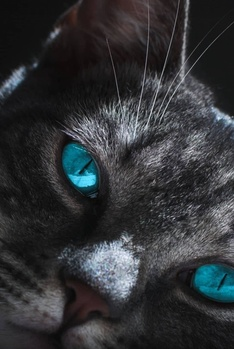
#> input picture datasets/photo.jpg, 234 x 349 px, shrunk from 1055 x 1569 before the run, found by its file name
$ python image_enhancement.py
#> lines starting #> are read from the running program, lines starting #| are printed output that depends on the picture
import cv2
import numpy as np
import matplotlib.pyplot as plt
from PIL import Image, ImageEnhance
import os


# --------------------------------------------------
# 1. Create output folder
# --------------------------------------------------

os.makedirs("output", exist_ok=True)


# --------------------------------------------------
# 2. Read the input image
# --------------------------------------------------

input_path = "photo.jpg"

image = cv2.imread(input_path)
#> image is the input picture: shape (349, 234, 3); mean B, G, R 54, 51.3, 49

if image is None:
    print("Error: Image not found.")
    print("Please check the path:", input_path)
    exit()

print("Image loaded successfully.")


# --------------------------------------------------
# 3. Convert BGR to RGB
# --------------------------------------------------

rgb_image = cv2.cvtColor(image, cv2.COLOR_BGR2RGB)


# --------------------------------------------------
# 4. Convert image to grayscale
# --------------------------------------------------

gray_image = cv2.cvtColor(image, cv2.COLOR_BGR2GRAY)
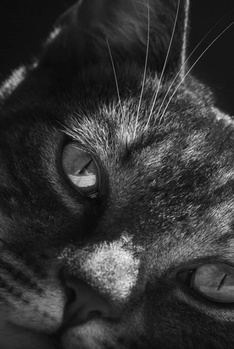
#> gray_image: shape (349, 234); min 5, max 242, mean 50.9

cv2.imwrite("output/grayscale.jpg", gray_image)

print("Grayscale image saved.")


# --------------------------------------------------
# 5. Brightness Enhancement
# --------------------------------------------------

pil_image = Image.open(input_path)

brightness_enhancer = ImageEnhance.Brightness(pil_image)

bright_image = brightness_enhancer.enhance(1.5)
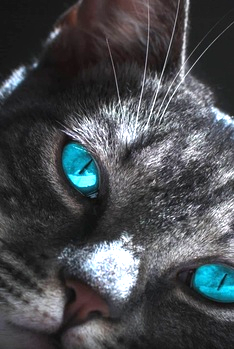
#> bright_image: PIL image 234x349 RGB; mean R, G, B 73, 76, 79.7

bright_image.save("output/brightness_enhanced.jpg")

print("Brightness enhanced image saved.")


# --------------------------------------------------
# 6. Contrast Enhancement
# --------------------------------------------------

contrast_enhancer = ImageEnhance.Contrast(pil_image)

contrast_image = contrast_enhancer.enhance(1.5)
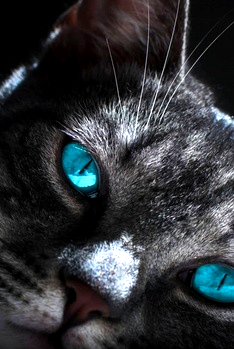
#> contrast_image: PIL image 234x349 RGB; mean R, G, B 48.4, 51.2, 55

contrast_image.save("output/contrast_enhanced.jpg")

print("Contrast enhanced image saved.")


# --------------------------------------------------
# 7. Sharpness Enhancement
# --------------------------------------------------

sharpness_enhancer = ImageEnhance.Sharpness(pil_image)

sharp_image = sharpness_enhancer.enhance(2.0)

sharp_image.save("output/sharpness_enhanced.jpg")

print("Sharpness enhanced image saved.")


# --------------------------------------------------
# 8. Histogram Equalization
# --------------------------------------------------

equalized_image = cv2.equalizeHist(gray_image)
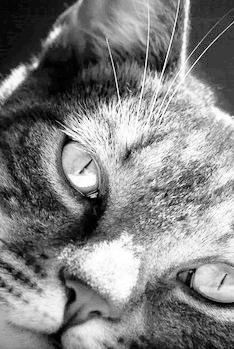
#> equalized_image: shape (349, 234); min 0, max 255, mean 129.2

cv2.imwrite(
    "output/histogram_equalized.jpg",
    equalized_image
)

print("Histogram equalized image saved.")


# --------------------------------------------------
# 9. CLAHE Enhancement
# --------------------------------------------------

clahe = cv2.createCLAHE(
    clipLimit=2.0,
    tileGridSize=(8, 8)
)

clahe_image = clahe.apply(gray_image)
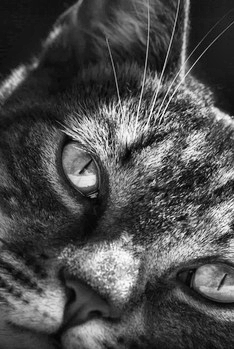
#> clahe_image: shape (349, 234); min 3, max 253, mean 77

cv2.imwrite(
    "output/clahe_enhanced.jpg",
    clahe_image
)

print("CLAHE enhanced image saved.")


# --------------------------------------------------
# 10. Sharpening using Kernel
# --------------------------------------------------

kernel = np.array([
    [0, -1, 0],
    [-1, 5, -1],
    [0, -1, 0]
])

sharpened = cv2.filter2D(
    image,
    -1,
    kernel
)
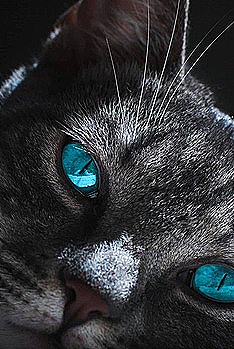
#> sharpened: shape (349, 234, 3); mean B, G, R 55.1, 52.8, 50.8

cv2.imwrite(
    "output/kernel_sharpened.jpg",
    sharpened
)

print("Kernel sharpened image saved.")


# --------------------------------------------------
# 11. Create Comparison Figure
# --------------------------------------------------

plt.figure(figsize=(15, 10))


# Original
plt.subplot(3, 3, 1)
plt.imshow(rgb_image)
plt.title("Original Image")
plt.axis("off")


# Grayscale
plt.subplot(3, 3, 2)
plt.imshow(gray_image, cmap="gray")
plt.title("Grayscale")
plt.axis("off")


# Brightness
plt.subplot(3, 3, 3)
plt.imshow(bright_image)
plt.title("Brightness Enhanced")
plt.axis("off")


# Contrast
plt.subplot(3, 3, 4)
plt.imshow(contrast_image)
plt.title("Contrast Enhanced")
plt.axis("off")


# Sharpness
plt.subplot(3, 3, 5)
plt.imshow(sharp_image)
plt.title("Sharpness Enhanced")
plt.axis("off")


# Histogram Equalization
plt.subplot(3, 3, 6)
plt.imshow(equalized_image, cmap="gray")
plt.title("Histogram Equalization")
plt.axis("off")


# CLAHE
plt.subplot(3, 3, 7)
plt.imshow(clahe_image, cmap="gray")
plt.title("CLAHE")
plt.axis("off")


# Kernel Sharpening
plt.subplot(3, 3, 8)
plt.imshow(cv2.cvtColor(sharpened, cv2.COLOR_BGR2RGB))
plt.title("Kernel Sharpening")
plt.axis("off")


plt.tight_layout()

plt.savefig(
    "output/comparison.jpg",
    dpi=300
)
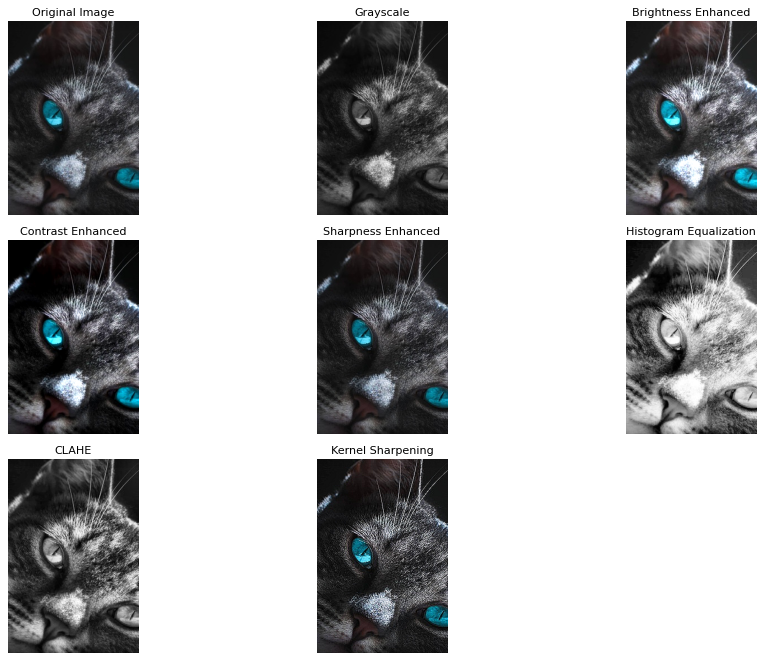
#> figure drawn by matplotlib, 8 panels

plt.show()

print("\nAll image enhancement operations completed.")
print("Check the output folder.")
